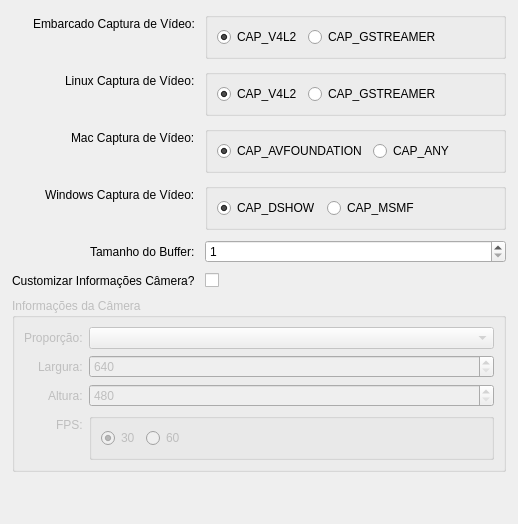
     <widget class="QWidget" name="tab_opencv">
      <attribute name="title">
       <string>OpenCV</string>
      </attribute>
      <layout class="QVBoxLayout" name="lay_opencv">
       <property name="spacing">
        <number>10</number>
       </property>
       <property name="leftMargin">
        <number>12</number>
       </property>
       <property name="topMargin">
        <number>12</number>
       </property>
       <property name="rightMargin">
        <number>12</number>
       </property>
       <property name="bottomMargin">
        <number>12</number>
       </property>
       <item>
        <layout class="QFormLayout" name="frm_opencv">
         <property name="labelAlignment">
          <set>Qt::AlignmentFlag::AlignRight|Qt::AlignmentFlag::AlignTrailing|Qt::AlignmentFlag::AlignVCenter</set>
         </property>
         <item row="0" column="0">
          <widget class="QLabel" name="lbl_embedded_capture">
           <property name="text">
            <string>Embarcado Captura de Vídeo:</string>
           </property>
          </widget>
         </item>
         <item row="0" column="1">
          <widget class="QGroupBox" name="grp_embedded_capture">
           <property name="title">
            <string/>
           </property>
           <layout class="QHBoxLayout">
            <item>
             <widget class="QRadioButton" name="rb_embedded_v4l2">
              <property name="text">
               <string>CAP_V4L2</string>
              </property>
              <property name="checked">
               <bool>true</bool>
              </property>
              <property name="dataclass_property" stdset="0">
               <string notr="true">opencv_embedded_capture</string>
              </property>
             </widget>
            </item>
            <item>
             <widget class="QRadioButton" name="rb_embedded_gstreamer">
              <property name="text">
               <string>CAP_GSTREAMER</string>
              </property>
              <property name="dataclass_property" stdset="0">
               <string notr="true">opencv_embedded_capture</string>
              </property>
             </widget>
            </item>
            <item>
             <spacer name="hs_embedded_capture">
              <property name="orientation">
               <enum>Qt::Orientation::Horizontal</enum>
              </property>
              <property name="sizeHint" stdset="0">
               <size>
                <width>40</width>
                <height>20</height>
               </size>
              </property>
             </spacer>
            </item>
           </layout>
          </widget>
         </item>
         <item row="1" column="0">
          <widget class="QLabel" name="lbl_linux_capture">
           <property name="text">
            <string>Linux Captura de Vídeo:</string>
           </property>
          </widget>
         </item>
         <item row="1" column="1">
          <widget class="QGroupBox" name="grp_linux_capture">
           <property name="title">
            <string/>
           </property>
           <layout class="QHBoxLayout">
            <item>
             <widget class="QRadioButton" name="rb_linux_v4l2">
              <property name="text">
               <string>CAP_V4L2</string>
              </property>
              <property name="checked">
               <bool>true</bool>
              </property>
              <property name="dataclass_property" stdset="0">
               <string notr="true">opencv_linux_capture</string>
              </property>
             </widget>
            </item>
            <item>
             <widget class="QRadioButton" name="rb_linux_gstreamer">
              <property name="text">
               <string>CAP_GSTREAMER</string>
              </property>
              <property name="dataclass_property" stdset="0">
               <string notr="true">opencv_linux_capture</string>
              </property>
             </widget>
            </item>
            <item>
             <spacer name="hs_linux_capture">
              <property name="orientation">
               <enum>Qt::Orientation::Horizontal</enum>
              </property>
              <property name="sizeHint" stdset="0">
               <size>
                <width>40</width>
                <height>20</height>
               </size>
              </property>
             </spacer>
            </item>
           </layout>
          </widget>
         </item>
         <item row="2" column="0">
          <widget class="QLabel" name="lbl_mac_capture">
           <property name="text">
            <string>Mac Captura de Vídeo:</string>
           </property>
          </widget>
         </item>
         <item row="2" column="1">
          <widget class="QGroupBox" name="grp_mac_capture">
           <property name="title">
            <string/>
           </property>
           <layout class="QHBoxLayout">
            <item>
             <widget class="QRadioButton" name="rb_mac_avfoundation">
              <property name="text">
               <string>CAP_AVFOUNDATION</string>
              </property>
              <property name="checked">
               <bool>true</bool>
              </property>
              <property name="dataclass_property" stdset="0">
               <string notr="true">opencv_mac_capture</string>
              </property>
             </widget>
            </item>
            <item>
             <widget class="QRadioButton" name="rb_mac_any">
              <property name="text">
               <string>CAP_ANY</string>
              </property>
              <property name="dataclass_property" stdset="0">
               <string notr="true">opencv_mac_capture</string>
              </property>
             </widget>
            </item>
            <item>
             <spacer name="hs_mac_capture">
              <property name="orientation">
               <enum>Qt::Orientation::Horizontal</enum>
              </property>
              <property name="sizeHint" stdset="0">
               <size>
                <width>40</width>
                <height>20</height>
               </size>
              </property>
             </spacer>
            </item>
           </layout>
          </widget>
         </item>
         <item row="3" column="0">
          <widget class="QLabel" name="lbl_windows_capture">
           <property name="text">
            <string>Windows Captura de Vídeo:</string>
           </property>
          </widget>
         </item>
         <item row="3" column="1">
          <widget class="QGroupBox" name="grp_windows_capture">
           <property name="title">
            <string/>
           </property>
           <layout class="QHBoxLayout">
            <item>
             <widget class="QRadioButton" name="rb_windows_dshow">
              <property name="text">
               <string>CAP_DSHOW</string>
              </property>
              <property name="checked">
               <bool>true</bool>
              </property>
              <property name="dataclass_property" stdset="0">
               <string notr="true">opencv_windows_capture</string>
              </property>
             </widget>
            </item>
            <item>
             <widget class="QRadioButton" name="rb_windows_msmf">
              <property name="text">
               <string>CAP_MSMF</string>
              </property>
              <property name="dataclass_property" stdset="0">
               <string notr="true">opencv_windows_capture</string>
              </property>
             </widget>
            </item>
            <item>
             <spacer name="hs_windows_capture">
              <property name="orientation">
               <enum>Qt::Orientation::Horizontal</enum>
              </property>
              <property name="sizeHint" stdset="0">
               <size>
                <width>40</width>
                <height>20</height>
               </size>
              </property>
             </spacer>
            </item>
           </layout>
          </widget>
         </item>
         <item row="4" column="0">
          <widget class="QLabel" name="lbl_buffer_size">
           <property name="text">
            <string>Tamanho do Buffer:</string>
           </property>
          </widget>
         </item>
         <item row="4" column="1">
          <widget class="QSpinBox" name="spn_buffer_size">
           <property name="minimum">
            <number>1</number>
           </property>
           <property name="maximum">
            <number>5</number>
           </property>
           <property name="singleStep">
            <number>1</number>
           </property>
           <property name="value">
            <number>1</number>
           </property>
           <property name="dataclass_property" stdset="0">
            <string notr="true">opencv_buffer_size</string>
           </property>
          </widget>
         </item>
         <item row="5" column="0">
          <widget class="QLabel" name="lbl_custom_camera">
           <property name="text">
            <string>Customizar Informações Câmera?</string>
           </property>
          </widget>
         </item>
         <item row="5" column="1">
          <widget class="QCheckBox" name="chk_custom_camera">
           <property name="checked">
            <bool>false</bool>
           </property>
           <property name="dataclass_property" stdset="0">
            <string notr="true">opencv_custom_camera</string>
           </property>
          </widget>
         </item>
        </layout>
       </item>
       <item>
        <widget class="QGroupBox" name="grp_camera_info">
         <property name="enabled">
          <bool>false</bool>
         </property>
         <property name="title">
          <string>Informações da Câmera</string>
         </property>
         <property name="checkable">
          <bool>false</bool>
         </property>
         <layout class="QFormLayout" name="form_camera">
          <property name="labelAlignment">
           <set>Qt::AlignmentFlag::AlignRight|Qt::AlignmentFlag::AlignTrailing|Qt::AlignmentFlag::AlignVCenter</set>
          </property>
          <item row="0" column="0">
           <widget class="QLabel" name="lbl_ratio">
            <property name="text">
             <string>Proporção:</string>
            </property>
           </widget>
          </item>
          <item row="0" column="1">
           <widget class="QComboBox" name="cbx_ratio">
            <property name="enabled">
             <bool>false</bool>
            </property>
            <property name="editable">
             <bool>false</bool>
            </property>
            <property name="maxVisibleItems">
             <number>5</number>
            </property>
            <property name="dataclass_property" stdset="0">
             <string notr="true">opencv_ratio</string>
            </property>
           </widget>
          </item>
          <item row="1" column="0">
           <widget class="QLabel" name="lbl_width">
            <property name="text">
             <string>Largura:</string>
            </property>
           </widget>
          </item>
          <item row="1" column="1">
           <widget class="QSpinBox" name="spn_camera_width">
            <property name="minimum">
             <number>640</number>
            </property>
            <property name="maximum">
             <number>1920</number>
            </property>
            <property name="singleStep">
             <number>1</number>
            </property>
            <property name="value">
             <number>640</number>
            </property>
            <property name="dataclass_property" stdset="0">
             <string notr="true">opencv_width</string>
            </property>
           </widget>
          </item>
          <item row="2" column="0">
           <widget class="QLabel" name="lbl_height">
            <property name="text">
             <string>Altura:</string>
            </property>
           </widget>
          </item>
          <item row="2" column="1">
           <widget class="QSpinBox" name="spn_camera_height">
            <property name="minimum">
             <number>480</number>
            </property>
            <property name="maximum">
             <number>1080</number>
            </property>
            <property name="singleStep">
             <number>1</number>
            </property>
            <property name="value">
             <number>480</number>
            </property>
            <property name="dataclass_property" stdset="0">
             <string notr="true">opencv_height</string>
            </property>
           </widget>
          </item>
          <item row="3" column="0">
           <widget class="QLabel" name="lbl_fps">
            <property name="text">
             <string>FPS:</string>
            </property>
           </widget>
          </item>
          <item row="3" column="1">
           <widget class="QGroupBox" name="grp_fps">
            <property name="enabled">
             <bool>false</bool>
            </property>
            <property name="title">
             <string/>
            </property>
            <layout class="QHBoxLayout">
             <item>
              <widget class="QRadioButton" name="rb_fps_30">
               <property name="text">
                <string>30</string>
               </property>
               <property name="checked">
                <bool>true</bool>
               </property>
               <property name="dataclass_property" stdset="0">
                <string notr="true">opencv_fps</string>
               </property>
              </widget>
             </item>
             <item>
              <widget class="QRadioButton" name="rb_fps_60">
               <property name="text">
                <string>60</string>
               </property>
               <property name="dataclass_property" stdset="0">
                <string notr="true">opencv_fps</string>
               </property>
              </widget>
             </item>
             <item>
              <spacer name="hs_fps">
               <property name="orientation">
                <enum>Qt::Orientation::Horizontal</enum>
               </property>
               <property name="sizeHint" stdset="0">
                <size>
                 <width>40</width>
                 <height>20</height>
                </size>
               </property>
              </spacer>
             </item>
            </layout>
           </widget>
          </item>
         </layout>
        </widget>
       </item>
       <item>
        <spacer name="vs_opencv">
         <property name="orientation">
          <enum>Qt::Orientation::Vertical</enum>
         </property>
         <property name="sizeHint" stdset="0">
          <size>
           <width>20</width>
           <height>40</height>
          </size>
         </property>
        </spacer>
       </item>
      </layout>
     </widget>
